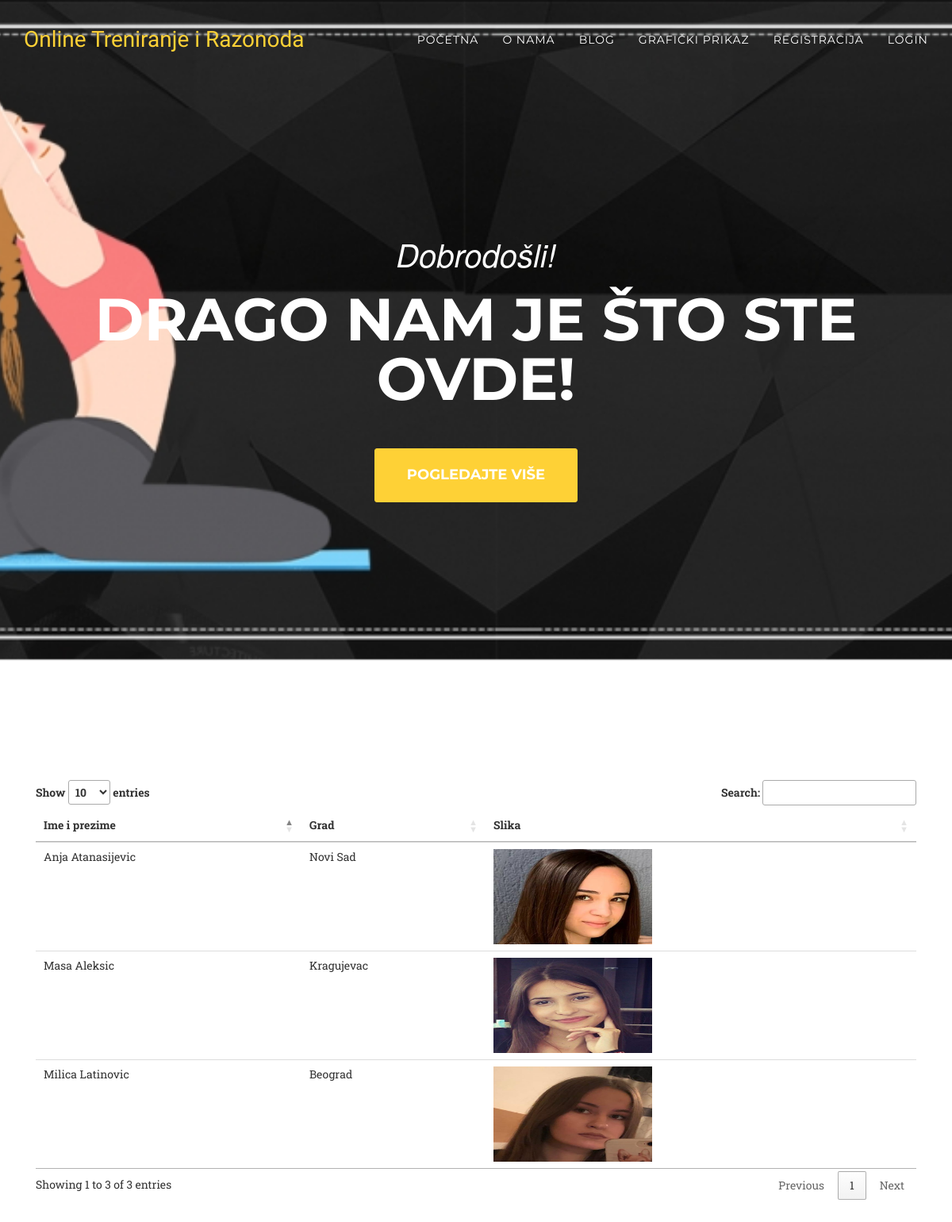
The page /spisak.php on the database its author committed.
### tables this page shows
CREATE TABLE `treneri` (
  `trenerID` int(11) NOT NULL,
  `imePrezimeTrenera` varchar(255) NOT NULL,
  `grad` varchar(255) NOT NULL,
  `slika` varchar(255) NOT NULL
);

### database.php (called while the page is built, shortened)
<?php
class MysqliDb
{
    protected $_mysqli;
    protected $_query;
    protected $_where = array();
    public function __construct($host, $username, $password, $db, $port = NULL)
    {
        if($port == NULL)
            $port = ini_get('mysqli.default_port');
        $this->_mysqli = new mysqli($host, $username, $password, $db, $port)
            or die('There was a problem connecting to the database');
        $this->_mysqli->set_charset('utf8');
    }
    protected function reset()
    {
        $this->_where = array();
        $this->_query = null;
    }
    public function get($tableName, $numRows = null, $columns = '*')
    {
        $column = is_array($columns) ? implode(', ', $columns) : $columns;
        $this->_query = "SELECT $column FROM $tableName";
        $stmt = $this->_buildQuery($numRows);
        $stmt->execute();
        return $this->_dynamicBindResults($stmt);
    }
    protected function _buildQuery($numRows = null, $tableData = null)
    {
        $hasTableData = is_array($tableData);
        $hasConditional = !empty($this->_where);
        $stmt = $this->_prepareQuery();
        return $stmt;
    }
    protected function _dynamicBindResults(mysqli_stmt $stmt)
    {
        $parameters = array();
        $results = array();
        $meta = $stmt->result_metadata();
        $row = array();
        while ($field = $meta->fetch_field()) {
            $row[$field->name] = null;
            $parameters[] = & $row[$field->name];
        }
        call_user_func_array(array($stmt, 'bind_result'), $parameters);
        while ($stmt->fetch()) {
            $x = array();
            foreach ($row as $key => $val) {
                $x[$key] = $val;
            }
            array_push($results, $x);
        }
        return $results;
    }
    protected function _prepareQuery()
    {
        if (!$stmt = $this->_mysqli->prepare($this->_query)) {
            trigger_error("Problem preparing query ($this->_query) " . $this->_mysqli->error, E_USER_ERROR);
        }
        return $stmt;
    }
}

### konekcija.php (called while the page is built, shortened)
<?php
require('database.php');
$db = new MysqliDb('localhost','root','','seminarskitrener');
?>

### spisak.php (the view, shortened to what this page needs)
<?php
	include("konekcija.php");
 ?>
<!DOCTYPE html>
<html lang="en">
<?php include("header.php"); ?>
<body id="page-top" class="index">
    <?php include("menu.php"); ?>
    <header>
        <div class="container">
            <div class="intro-text">
                <div class="intro-lead-in">Dobrodošli!</div>
                <div class="intro-heading">Drago nam je što ste ovde!</div>
                <a href="spisak.php#trenerDanas" class="page-scroll btn btn-xl">Pogledajte više</a>
            </div>
        </div>
    </header>
    <section id="trenerDanas">
        <div class="container">
					<div class="col-md-12">
						<table id="tabela" class="table table-hover">
							<thead>
								<tr>
									<th>Ime i prezime</th>
									<th>Grad</th>
									<th>Slika</th>
								</tr>
							</thead>
							<tbody>
								<?php
											$treneri = $db->get('treneri');
											foreach ($treneri as $a) {
								 ?>
								 <tr>
									 <td><?php echo $a['imePrezimeTrenera']; ?></td>
									 <td><?php echo $a['grad']; ?></td>
									 <td><img class="img img-square" src="treneri/<?php echo $a['slika']; ?>"  width="200px" height="120px"></td>
								 </tr>
								 <?php
							 				}
								  ?>
							</tbody>
						</table>
					</div>
	   </div>
    </section>
</body>
</html>

### header.php (shortened to what this page needs)
<head>
    <link href="vendor/bootstrap/css/bootstrap.min.css" rel="stylesheet">
    <link href="vendor/font-awesome/css/font-awesome.min.css" rel="stylesheet" type="text/css">
    <link href="css/treneri.css" rel="stylesheet">
    <link href="https://cdn.datatables.net/1.10.16/css/jquery.dataTables.min.css" rel="stylesheet">
	<link rel="stylesheet" href="css/classic.css" />
	<link rel="stylesheet" href="css/classic.date.css" />
</head>

### menu.php (shortened to what this page needs)
<nav id="mainNav" class="navbar navbar-default navbar-custom navbar-fixed-top">
        <div class="container">
            <div class="navbar-header page-scroll">
                <a class="navbar-brand page-scroll" href="#page-top">Online Treniranje i Razonoda</a>
            </div>
            <div class="collapse navbar-collapse" id="bs-example-navbar-collapse-1">
                <ul class="nav navbar-nav navbar-right">
                    <li>
                        <a class="page-scroll" href="index.php">Početna</a>
                    </li>
                    <li>
                        <a class="page-scroll" href="onama.php">O nama</a>
                    </li>
                    <li>
                        <a class="page-scroll" href="blogovi.php">Blog</a>
                    </li>
                    <li>
                        <a class="page-scroll" href="vizuelizacija.php">Grafički prikaz</a>
                    </li>
                    <?php if(!empty($_SESSION['ulogovaniKorisnik'])){ ?>
                      <li>
                          <a class="page-scroll" href="spisak.php">Treneri</a>
                      </li>
                    <?php if(!empty($_SESSION['ulogovaniKorisnik']['admin'])){ ?>
                    <li>
                        <a class="page-scroll" href="admin.php">Admin</a>
                    </li>
                  <?php } ?>
                  <li>
                      <a class="page-scroll" href="logout.php">Logout</a>
                  </li>
                <?php }else{ ?>
                  <li>
                      <a class="page-scroll" href="register.php">Registracija</a>
                  </li>
                  <li>
                      <a class="page-scroll" href="login.php">Login</a>
                  </li>
                  <?php } ?>
                </ul>
            </div>
        </div>
    </nav>

### css/treneri.css (style rules this page uses)
body { overflow-x: hidden; font-family: "Roboto Slab", "Helvetica Neue", Helvetica, Arial, sans-serif; }
a, a:hover, a:focus, a:active, a.active { outline: none; }
a { color: #fed136; }
.btn-xl { color: white; background-color: #fed136; border-color: #fed136; font-family: "Montserrat", "Helvetica Neue", Helvetica, Arial, sans-serif; text-transform: uppercase; font-weight: 700; border-radius: 3px; font-size: 18px; padding: 20px 40px; }
.navbar-custom { background-color: #222222; border-color: transparent; }
.navbar-custom .navbar-brand { color: #fed136; font-family: "Kaushan Script", "Helvetica Neue", Helvetica, Arial, cursive; }
.navbar-custom .navbar-collapse { border-color: rgba(255, 255, 255, 0.02); }
.navbar-custom .nav li a { font-family: "Montserrat", "Helvetica Neue", Helvetica, Arial, sans-serif; text-transform: uppercase; font-weight: 400; letter-spacing: 1px; color: white; }
@media (min-width: 768px) { .navbar-custom { background-color: transparent; padding: 25px 0; -webkit-transition: padding 0.3s; -moz-transition: padding 0.3s; transition: padding 0.3s; border: none; } }
@media (min-width: 768px) { .navbar-custom .navbar-brand { font-size: 2em; -webkit-transition: all 0.3s; -moz-transition: all 0.3s; transition: all 0.3s; } }
header { background-image: url('../img/1.jpg'); background-repeat: no-repeat; background-attachment: scroll; background-position: center center; -webkit-background-size: cover; -moz-background-size: cover; background-size: cover; -o-background-size: cover; text-align: center; color: white; }
header .intro-text { padding-top: 100px; padding-bottom: 50px; }
header .intro-text .intro-lead-in { font-family: "Droid Serif", "Helvetica Neue", Helvetica, Arial, sans-serif; font-style: italic; font-size: 22px; line-height: 22px; margin-bottom: 25px; }
header .intro-text .intro-heading { font-family: "Montserrat", "Helvetica Neue", Helvetica, Arial, sans-serif; text-transform: uppercase; font-weight: 700; font-size: 50px; line-height: 50px; margin-bottom: 25px; }
@media (min-width: 768px) { header .intro-text { padding-top: 300px; padding-bottom: 200px; } }
@media (min-width: 768px) { header .intro-text .intro-lead-in { font-family: "Droid Serif", "Helvetica Neue", Helvetica, Arial, sans-serif; font-style: italic; font-size: 40px; line-height: 40px; margin-bottom: 25px; } }
@media (min-width: 768px) { header .intro-text .intro-heading { font-family: "Montserrat", "Helvetica Neue", Helvetica, Arial, sans-serif; text-transform: uppercase; font-weight: 700; font-size: 75px; line-height: 75px; margin-bottom: 50px; } }
section { padding: 100px 0; }
@media (min-width: 768px) { section { padding: 150px 0; } }
body { webkit-tap-highlight-color: #fed136; }

### rows shown on the page
treneri: imePrezimeTrenera "Milica Latinovic", grad "Beograd", slika (picture)
treneri: imePrezimeTrenera "Masa Aleksic", grad "Kragujevac", shows a picture
treneri: imePrezimeTrenera "Anja Atanasijevic", grad "Novi Sad", slika (picture)
